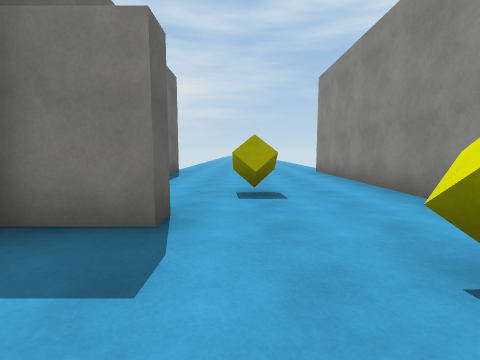
[1] (above)

15 first-person views from a walk through a scene from a Unity 3-D project. The camera is 1.3 m above the floor, tilts 6° down and sees 85° across. The floor is counted in squares, 2 m on a side. Each view is taken from the middle of a square. On the plan, view 1 faces up. The plan holds only what a view shows up to about 9 squares ahead; the rest is blank. The place goes on beyond the plan. The player is left out. Surface patterns are stand-ins for the level's own textures.

[2]
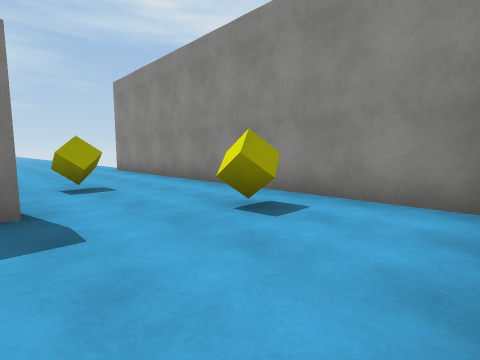

[3]
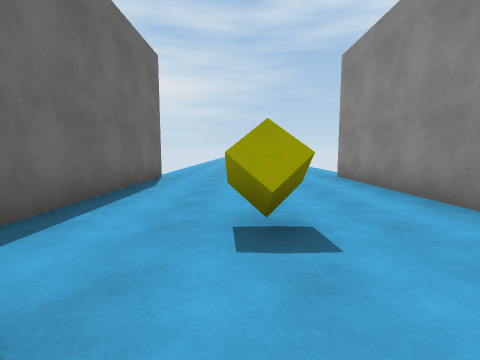

[4]
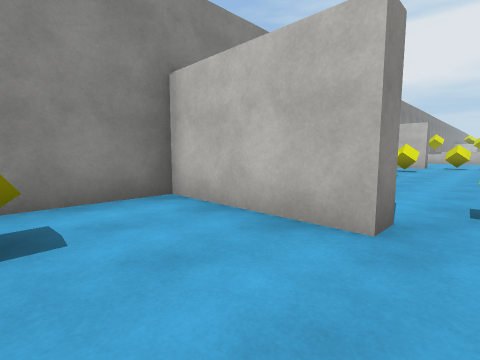

[5]
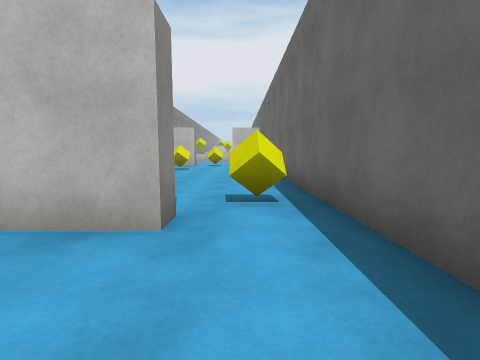

[6]
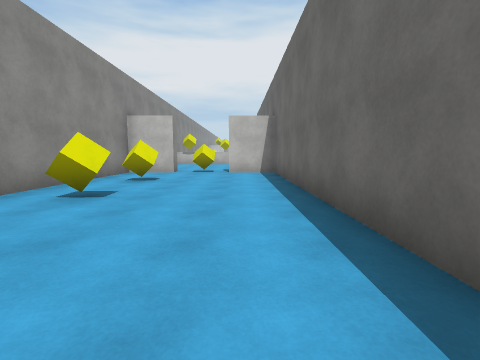

[7]
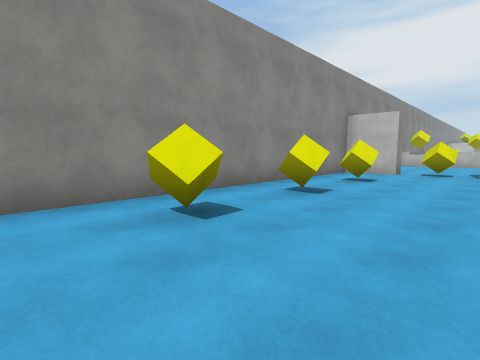

[8]
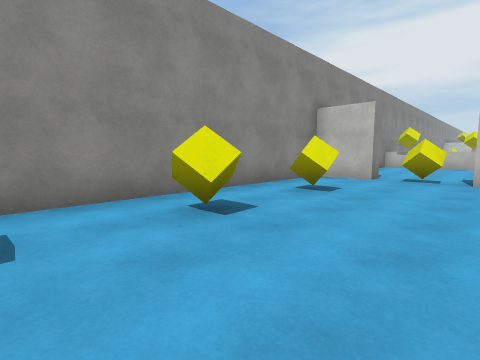

[9]
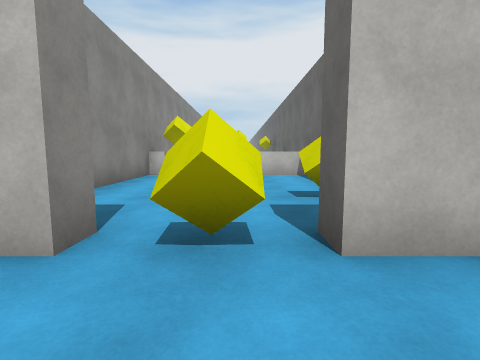

[10]
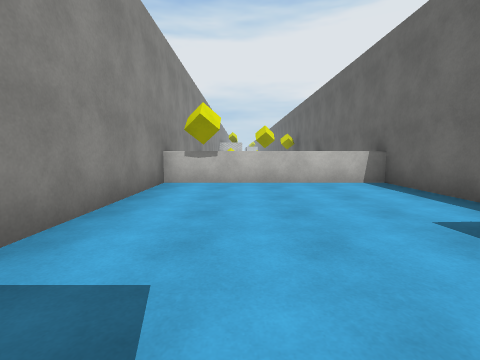

[11]
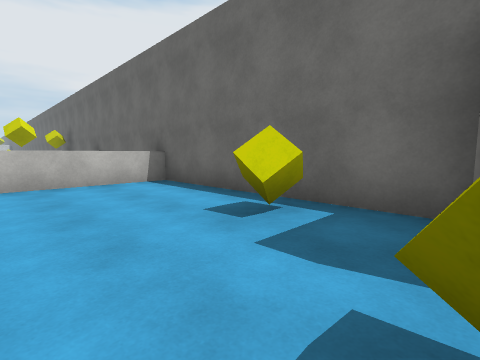

[12]
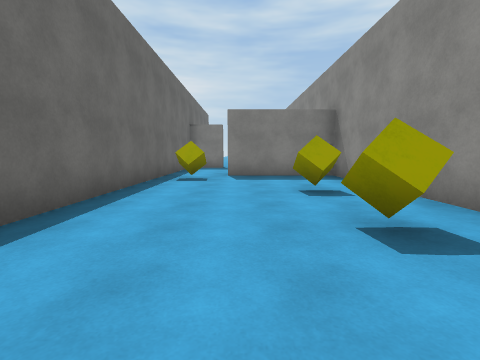

[13]
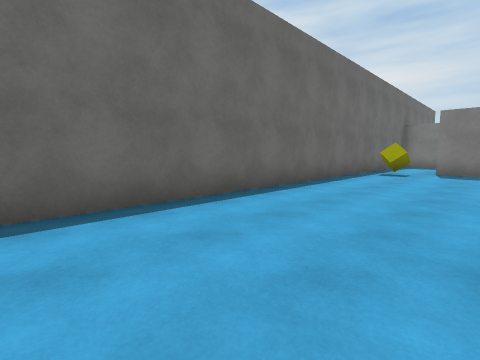

[14]
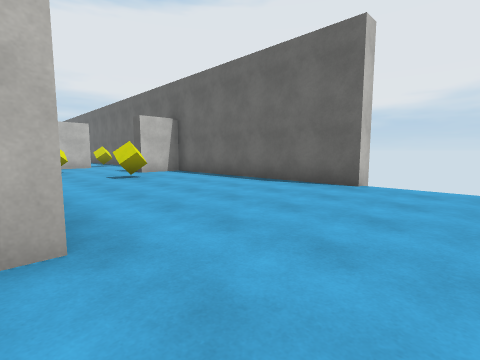

[15]
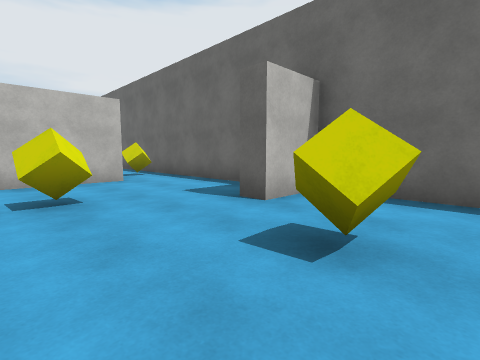

### Floor plan
Points are (right, up) in squares from view 1. A wall is a line through its corners. A room is listed if a view was taken in it or the views show most of it. See-through windows are left out.
Room 1 (views 1, 2, 3, 4, 5, 14, 15)
walls: (-1.9, 2.8) (-0.6, 2.8) (-0.6, 2.2) (-2.1, 2.2); (-2.1, 0.9) (-2.1, -1.6); (-2.6, 9.1) (-2.1, 9.1) (-2.1, 3.2); (-0.3, -1.6) (-0.3, -1.1) (2.6, -1.1) (2.6, 9.1)
ways out: opening at (-1, -2) to room 2
objects: other object (0, 4); other object (1, 1)
Room 2 (views 6, 7, 8, 9, 12, 13)
walls: (1.2, -11.6) (2.6, -11.6) (2.6, -1.6) (-0.3, -1.6); (-2.1, -1.6) (-2.1, -11.6) (-0.6, -11.6)
ways out: opening at (-1, -2) to room 1; opening at (0.5, -12) to room 3
objects: other object (-1, -2); other object (1, -9); other object (1, -7); other object (1, -5)
Room 3 (views 10, 11)
walls: (1.2, -12.1) (1.2, -11.6); (-2.2, -17.6) (1.5, -17.6); (-0.6, -11.6) (-0.6, -12.1); (-2.1, -12.1) (-2.1, -18.5); (2.6, -18.5) (2.6, -13.6)
ways out: opening at (0.5, -12) to room 2
objects: other object (-1, -14); other object (0, -12); other object (2, -18)

Positions as (right, up) in squares from view 1, and headings:
1: (0, 0), facing up
2: (-1, -1), facing up-right
3: (0, 2), facing up
4: (-1, 1), facing down-right
5: (-1, 1), facing down
6: (-1, -3), facing down
7: (-1, -3), facing down-right
8: (-1, -5), facing down-right
9: (0, -10), facing down
10: (1, -12), facing down
11: (1, -12), facing down-left
12: (0, -9), facing up
13: (1, -11), facing up-left
14: (3, 11), facing down-left
15: (2, 5), facing down-left
